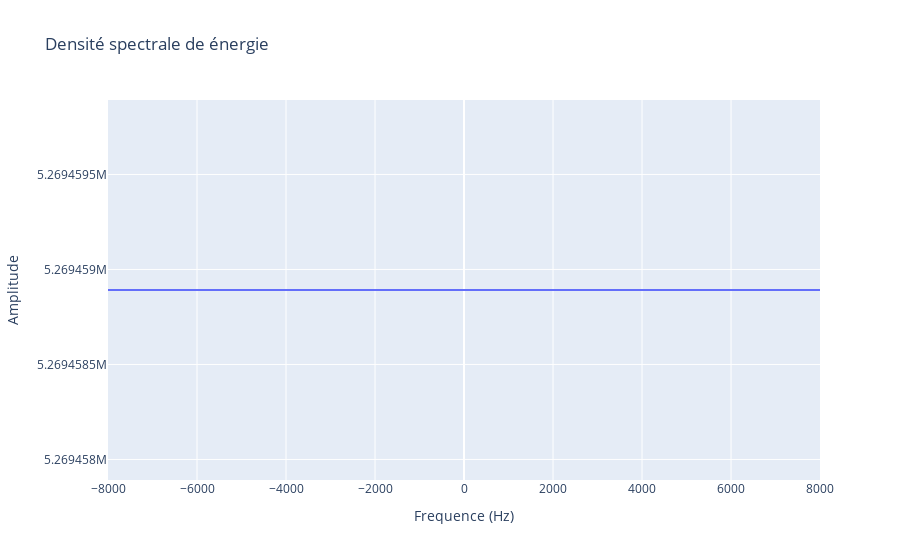

Notebook code cell kept with this figure:
### Code cell
#densité spectrale d'énergie 

DSE = np.trapezoid(Xr**2+Xi**2,f)

#affichage

df = pd.DataFrame({'Frequence':f,'DSE':DSE})

fig = px.line(data_frame=df, x='Frequence', y='DSE', title='Densité spectrale de énergie')

fig.update_layout(xaxis_title='Frequence (Hz)', yaxis_title='Amplitude')

fig.show()

### Figure 1 — Plotly figure (JSON) as saved in the notebook; plotly's stock layout.template omitted (floating-point values rounded to 4 significant figures; data arrays with more than 128 entries replaced by an {"elided": "..."} marker saying what was removed)
{"data": [{"hovertemplate": "Frequence=%{x}<br>DSE=%{y}<extra></extra>", "legendgroup": "", "line": {"color": "#636efa", "dash": "solid"}, "marker": {"symbol": "circle"}, "mode": "lines", "name": "", "showlegend": false, "type": "scattergl", "x": {"elided": "16000 int values"}, "xaxis": "x", "y": {"elided": "16000 float values"}, "yaxis": "y"}], "layout": {"legend": {"tracegroupgap": 0}, "title": {"text": "Densité spectrale de énergie"}, "xaxis": {"anchor": "y", "domain": [0, 1], "title": {"text": "Frequence (Hz)"}}, "yaxis": {"anchor": "x", "domain": [0, 1], "title": {"text": "Amplitude"}}}}
